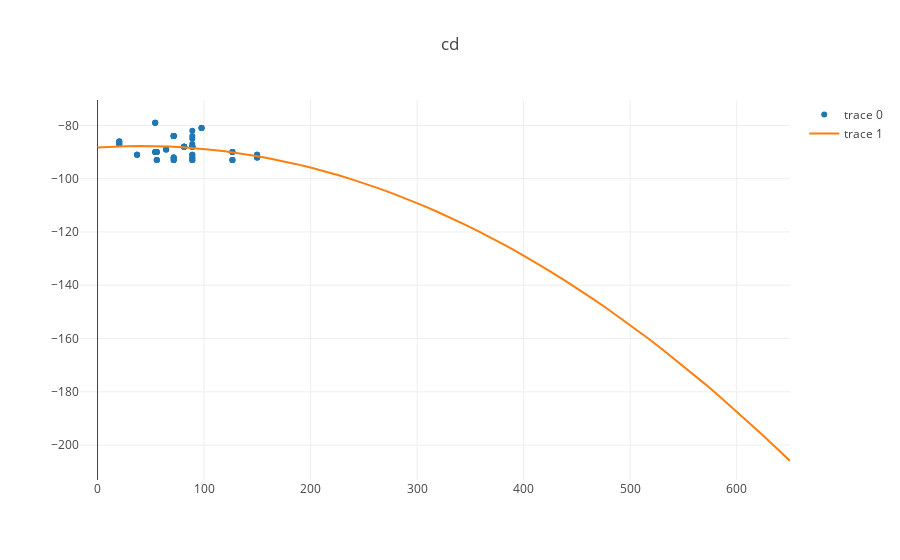
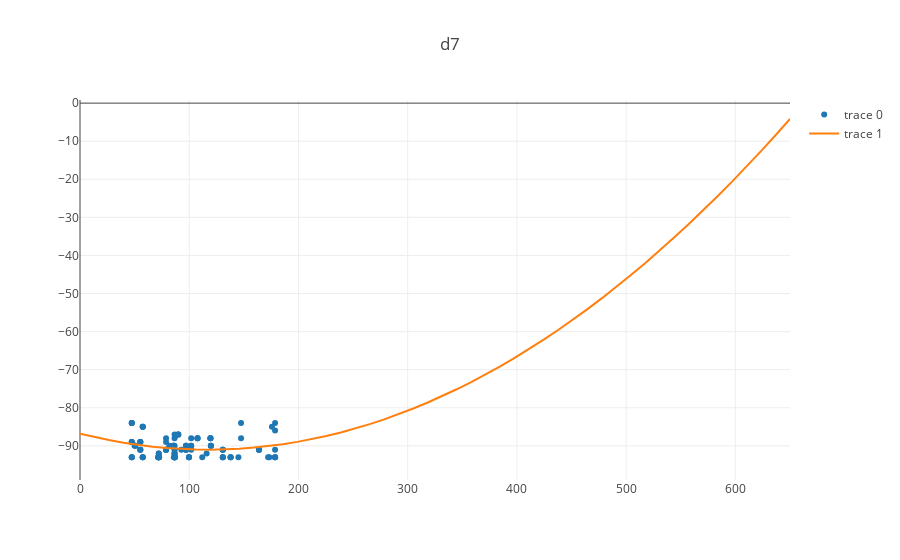
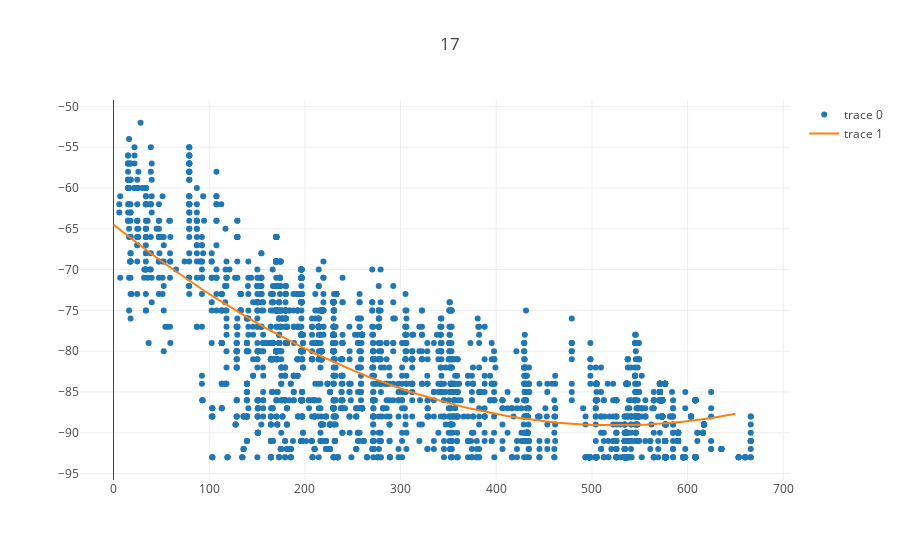
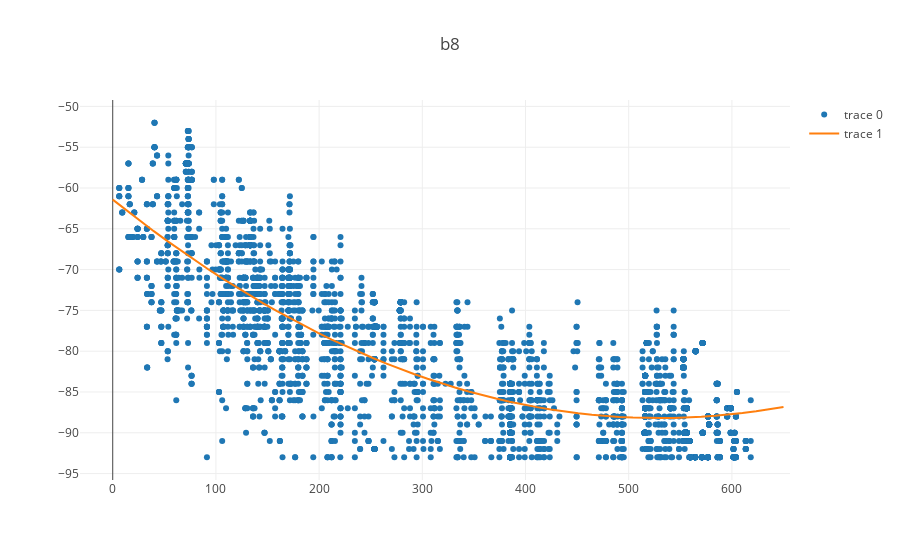

The notebook cell these images were saved under, in order:
### Code cell
# plot rssi as function of distance from beacon

for (b_id, b_pos) in zip(beacon_ids, beacons_pixel):
    if len(data_for_beacon[b_id]) > 50:
        plot_rssi_f_dist(b_id, b_pos)
